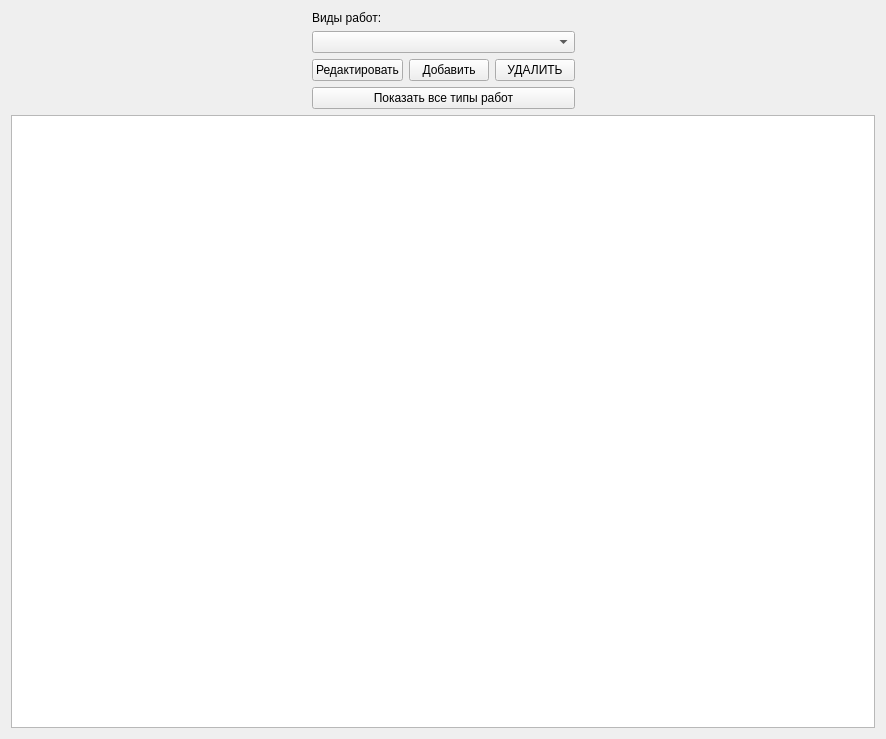
<?xml version="1.0" encoding="UTF-8"?>
<ui version="4.0">
 <class>WorkTypeReportsWidget</class>
 <widget class="QWidget" name="WorkTypeReportsWidget">
  <property name="geometry">
   <rect>
    <x>0</x>
    <y>0</y>
    <width>886</width>
    <height>739</height>
   </rect>
  </property>
  <property name="windowTitle">
   <string>Form</string>
  </property>
  <layout class="QVBoxLayout" name="verticalLayout_2">
   <item>
    <layout class="QHBoxLayout" name="horizontalLayout_3">
     <item>
      <spacer name="horizontalSpacer_3">
       <property name="orientation">
        <enum>Qt::Orientation::Horizontal</enum>
       </property>
       <property name="sizeHint" stdset="0">
        <size>
         <width>40</width>
         <height>20</height>
        </size>
       </property>
      </spacer>
     </item>
     <item>
      <layout class="QVBoxLayout" name="verticalLayout">
       <item>
        <layout class="QHBoxLayout" name="horizontalLayout_2"/>
       </item>
       <item>
        <widget class="QLabel" name="label">
         <property name="text">
          <string>Виды работ:</string>
         </property>
        </widget>
       </item>
       <item>
        <widget class="QComboBox" name="comboBox_service_list_2"/>
       </item>
       <item>
        <layout class="QHBoxLayout" name="horizontalLayout">
         <item>
          <widget class="QPushButton" name="pushButton">
           <property name="text">
            <string>Редактировать</string>
           </property>
          </widget>
         </item>
         <item>
          <widget class="QPushButton" name="pushButton_2">
           <property name="text">
            <string>Добавить</string>
           </property>
          </widget>
         </item>
         <item>
          <widget class="QPushButton" name="pushButton_3">
           <property name="text">
            <string>УДАЛИТЬ</string>
           </property>
          </widget>
         </item>
        </layout>
       </item>
       <item>
        <widget class="QPushButton" name="pushButton_4">
         <property name="text">
          <string>Показать все типы работ</string>
         </property>
        </widget>
       </item>
      </layout>
     </item>
     <item>
      <spacer name="horizontalSpacer_2">
       <property name="orientation">
        <enum>Qt::Orientation::Horizontal</enum>
       </property>
       <property name="sizeHint" stdset="0">
        <size>
         <width>40</width>
         <height>20</height>
        </size>
       </property>
      </spacer>
     </item>
    </layout>
   </item>
   <item>
    <widget class="QTableWidget" name="tableWidget_service_data_table"/>
   </item>
  </layout>
 </widget>
 <resources/>
 <connections/>
</ui>
